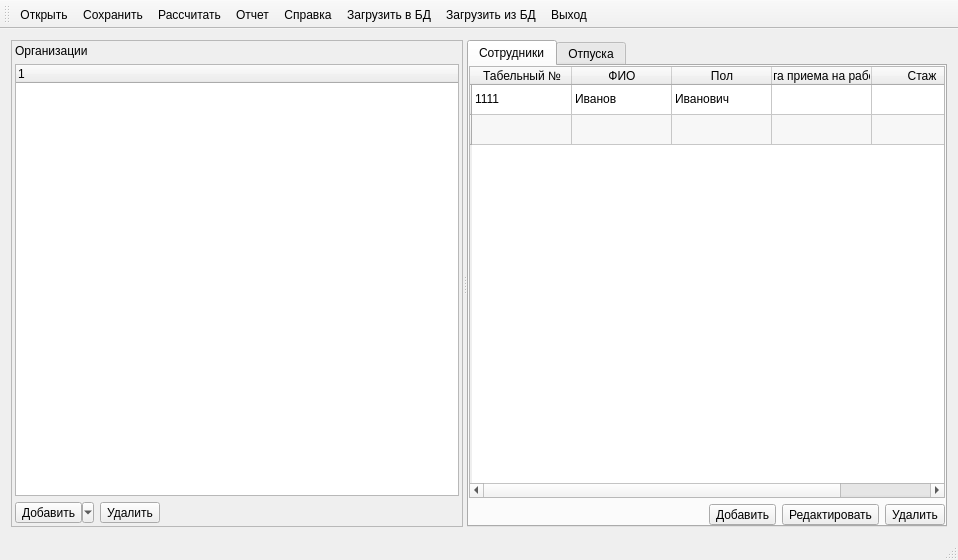
<?xml version="1.0" encoding="UTF-8"?>
<ui version="4.0">
 <class>StaffWindow</class>
 <widget class="QMainWindow" name="StaffWindow">
  <property name="geometry">
   <rect>
    <x>0</x>
    <y>0</y>
    <width>958</width>
    <height>560</height>
   </rect>
  </property>
  <property name="windowTitle">
   <string>Справочник сотрудников</string>
  </property>
  <property name="windowIcon">
   <iconset resource="icons.qrc">
    <normaloff>:/icon/avatar-default-symbolic.symbolic.png</normaloff>:/icon/avatar-default-symbolic.symbolic.png</iconset>
  </property>
  <widget class="QWidget" name="centralWidget">
   <layout class="QGridLayout" name="gridLayout">
    <item row="0" column="0">
     <widget class="QSplitter" name="splitter">
      <property name="orientation">
       <enum>Qt::Horizontal</enum>
      </property>
      <widget class="QFrame" name="frame">
       <property name="frameShape">
        <enum>QFrame::StyledPanel</enum>
       </property>
       <property name="frameShadow">
        <enum>QFrame::Raised</enum>
       </property>
       <layout class="QVBoxLayout" name="verticalLayout_4">
        <property name="spacing">
         <number>3</number>
        </property>
        <property name="leftMargin">
         <number>3</number>
        </property>
        <property name="topMargin">
         <number>3</number>
        </property>
        <property name="rightMargin">
         <number>3</number>
        </property>
        <property name="bottomMargin">
         <number>3</number>
        </property>
        <item>
         <layout class="QVBoxLayout" name="verticalLayout">
          <property name="leftMargin">
           <number>0</number>
          </property>
          <item>
           <widget class="QLabel" name="label_Org">
            <property name="text">
             <string>Организации</string>
            </property>
           </widget>
          </item>
          <item>
           <widget class="QTreeWidget" name="treeWidget_org">
            <property name="contextMenuPolicy">
             <enum>Qt::CustomContextMenu</enum>
            </property>
            <column>
             <property name="text">
              <string notr="true">1</string>
             </property>
            </column>
           </widget>
          </item>
          <item>
           <layout class="QHBoxLayout" name="horizontalLayout">
            <item>
             <widget class="QToolButton" name="toolButton_AddOrg">
              <property name="text">
               <string>Добавить</string>
              </property>
              <property name="icon">
               <iconset resource="icons.qrc">
                <normaloff>:/icon/document-new-symbolic.symbolic.png</normaloff>:/icon/document-new-symbolic.symbolic.png</iconset>
              </property>
              <property name="popupMode">
               <enum>QToolButton::MenuButtonPopup</enum>
              </property>
              <property name="toolButtonStyle">
               <enum>Qt::ToolButtonTextBesideIcon</enum>
              </property>
             </widget>
            </item>
            <item>
             <widget class="QToolButton" name="toolButton_DelOrg">
              <property name="enabled">
               <bool>true</bool>
              </property>
              <property name="text">
               <string>Удалить</string>
              </property>
              <property name="icon">
               <iconset resource="icons.qrc">
                <normaloff>:/icon/user-trash-symbolic.symbolic.png</normaloff>:/icon/user-trash-symbolic.symbolic.png</iconset>
              </property>
              <property name="toolButtonStyle">
               <enum>Qt::ToolButtonTextBesideIcon</enum>
              </property>
             </widget>
            </item>
            <item>
             <spacer name="horizontalSpacer">
              <property name="orientation">
               <enum>Qt::Horizontal</enum>
              </property>
              <property name="sizeHint" stdset="0">
               <size>
                <width>40</width>
                <height>20</height>
               </size>
              </property>
             </spacer>
            </item>
           </layout>
          </item>
         </layout>
        </item>
       </layout>
      </widget>
      <widget class="QTabWidget" name="tabWidget">
       <property name="currentIndex">
        <number>0</number>
       </property>
       <widget class="QWidget" name="tab_person">
        <attribute name="title">
         <string>Сотрудники</string>
        </attribute>
        <layout class="QVBoxLayout" name="verticalLayout_3">
         <property name="spacing">
          <number>0</number>
         </property>
         <property name="leftMargin">
          <number>0</number>
         </property>
         <property name="topMargin">
          <number>0</number>
         </property>
         <property name="rightMargin">
          <number>0</number>
         </property>
         <property name="bottomMargin">
          <number>0</number>
         </property>
         <item>
          <layout class="QVBoxLayout" name="verticalLayout_2">
           <item>
            <widget class="QTableWidget" name="tableWidget_Personal">
             <property name="editTriggers">
              <set>QAbstractItemView::NoEditTriggers</set>
             </property>
             <property name="alternatingRowColors">
              <bool>true</bool>
             </property>
             <property name="selectionMode">
              <enum>QAbstractItemView::SingleSelection</enum>
             </property>
             <property name="selectionBehavior">
              <enum>QAbstractItemView::SelectRows</enum>
             </property>
             <row>
              <property name="text">
               <string/>
              </property>
             </row>
             <row>
              <property name="text">
               <string/>
              </property>
             </row>
             <column>
              <property name="text">
               <string>Табельный №</string>
              </property>
             </column>
             <column>
              <property name="text">
               <string>ФИО</string>
              </property>
             </column>
             <column>
              <property name="text">
               <string>Пол</string>
              </property>
             </column>
             <column>
              <property name="text">
               <string>Дата приема на работу</string>
              </property>
             </column>
             <column>
              <property name="text">
               <string>Стаж</string>
              </property>
             </column>
             <item row="0" column="0">
              <property name="text">
               <string>1111</string>
              </property>
             </item>
             <item row="0" column="1">
              <property name="text">
               <string>Иванов</string>
              </property>
             </item>
             <item row="0" column="2">
              <property name="text">
               <string>Иванович</string>
              </property>
             </item>
             <item row="1" column="1">
              <property name="text">
               <string/>
              </property>
             </item>
            </widget>
           </item>
           <item>
            <layout class="QHBoxLayout" name="horizontalLayout_2">
             <item>
              <spacer name="horizontalSpacer_2">
               <property name="orientation">
                <enum>Qt::Horizontal</enum>
               </property>
               <property name="sizeHint" stdset="0">
                <size>
                 <width>40</width>
                 <height>20</height>
                </size>
               </property>
              </spacer>
             </item>
             <item>
              <widget class="QToolButton" name="toolButton_AddPer">
               <property name="text">
                <string>Добавить</string>
               </property>
               <property name="icon">
                <iconset resource="icons.qrc">
                 <normaloff>:/icon/document-new-symbolic.symbolic.png</normaloff>:/icon/document-new-symbolic.symbolic.png</iconset>
               </property>
               <property name="toolButtonStyle">
                <enum>Qt::ToolButtonTextBesideIcon</enum>
               </property>
              </widget>
             </item>
             <item>
              <widget class="QToolButton" name="toolButton_EditPer">
               <property name="text">
                <string>Редактировать</string>
               </property>
               <property name="icon">
                <iconset resource="icons.qrc">
                 <normaloff>:/icon/document-edit-symbolic.symbolic.png</normaloff>:/icon/document-edit-symbolic.symbolic.png</iconset>
               </property>
               <property name="toolButtonStyle">
                <enum>Qt::ToolButtonTextBesideIcon</enum>
               </property>
              </widget>
             </item>
             <item>
              <widget class="QToolButton" name="toolButton_DelPer">
               <property name="text">
                <string>Удалить</string>
               </property>
               <property name="icon">
                <iconset resource="icons.qrc">
                 <normaloff>:/icon/user-trash-symbolic.symbolic.png</normaloff>:/icon/user-trash-symbolic.symbolic.png</iconset>
               </property>
               <property name="toolButtonStyle">
                <enum>Qt::ToolButtonTextBesideIcon</enum>
               </property>
              </widget>
             </item>
            </layout>
           </item>
          </layout>
         </item>
        </layout>
       </widget>
       <widget class="QWidget" name="tab_holiday">
        <attribute name="title">
         <string>Отпуска</string>
        </attribute>
        <layout class="QVBoxLayout" name="verticalLayout_5">
         <property name="spacing">
          <number>0</number>
         </property>
         <property name="leftMargin">
          <number>0</number>
         </property>
         <property name="topMargin">
          <number>0</number>
         </property>
         <property name="rightMargin">
          <number>0</number>
         </property>
         <property name="bottomMargin">
          <number>0</number>
         </property>
         <item>
          <widget class="QTableWidget" name="tableWidget_holiday">
           <property name="selectionMode">
            <enum>QAbstractItemView::SingleSelection</enum>
           </property>
           <column>
            <property name="text">
             <string>Табельный №</string>
            </property>
           </column>
           <column>
            <property name="text">
             <string>ФИО</string>
            </property>
           </column>
           <column>
            <property name="text">
             <string>Подразделение</string>
            </property>
           </column>
           <column>
            <property name="text">
             <string>Дата начала</string>
            </property>
           </column>
           <column>
            <property name="text">
             <string>Продолжительность</string>
            </property>
           </column>
           <column>
            <property name="text">
             <string>Дата окончания</string>
            </property>
           </column>
          </widget>
         </item>
        </layout>
       </widget>
      </widget>
     </widget>
    </item>
   </layout>
  </widget>
  <widget class="QToolBar" name="mainToolBar">
   <property name="toolButtonStyle">
    <enum>Qt::ToolButtonTextUnderIcon</enum>
   </property>
   <property name="floatable">
    <bool>false</bool>
   </property>
   <attribute name="toolBarArea">
    <enum>TopToolBarArea</enum>
   </attribute>
   <attribute name="toolBarBreak">
    <bool>false</bool>
   </attribute>
   <addaction name="actionOpen"/>
   <addaction name="actionSave"/>
   <addaction name="actionCalc"/>
   <addaction name="actionRap"/>
   <addaction name="actionInfo"/>
   <addaction name="actionDataBase"/>
   <addaction name="actionFromDB"/>
   <addaction name="actionExit"/>
  </widget>
  <widget class="QStatusBar" name="statusBar"/>
  <action name="actionOpen">
   <property name="icon">
    <iconset resource="icons.qrc">
     <normaloff>:/icon/user-desktop-symbolic.symbolic.png</normaloff>:/icon/user-desktop-symbolic.symbolic.png</iconset>
   </property>
   <property name="text">
    <string>Открыть</string>
   </property>
   <property name="shortcut">
    <string>Ctrl+O</string>
   </property>
   <property name="menuRole">
    <enum>QAction::TextHeuristicRole</enum>
   </property>
  </action>
  <action name="actionExit">
   <property name="icon">
    <iconset resource="icons.qrc">
     <normaloff>:/icon/system-shutdown-symbolic.symbolic.png</normaloff>:/icon/system-shutdown-symbolic.symbolic.png</iconset>
   </property>
   <property name="text">
    <string>Выход</string>
   </property>
   <property name="shortcut">
    <string>Esc</string>
   </property>
  </action>
  <action name="actionSave">
   <property name="icon">
    <iconset resource="icons.qrc">
     <normaloff>:/icon/media-floppy-symbolic.symbolic.png</normaloff>:/icon/media-floppy-symbolic.symbolic.png</iconset>
   </property>
   <property name="text">
    <string>Сохранить</string>
   </property>
   <property name="shortcut">
    <string>Ctrl+S</string>
   </property>
  </action>
  <action name="actionCalc">
   <property name="icon">
    <iconset resource="icons.qrc">
     <normaloff>:/icon/accessories-calculator-symbolic.symbolic.png</normaloff>:/icon/accessories-calculator-symbolic.symbolic.png</iconset>
   </property>
   <property name="text">
    <string>Рассчитать</string>
   </property>
   <property name="shortcut">
    <string>Ctrl+R</string>
   </property>
  </action>
  <action name="actionRap">
   <property name="icon">
    <iconset resource="icons.qrc">
     <normaloff>:/icon/accessories-text-editor-symbolic.symbolic.png</normaloff>:/icon/accessories-text-editor-symbolic.symbolic.png</iconset>
   </property>
   <property name="text">
    <string>Отчет</string>
   </property>
   <property name="shortcut">
    <string>Ctrl+D</string>
   </property>
  </action>
  <action name="actionInfo">
   <property name="icon">
    <iconset resource="icons.qrc">
     <normaloff>:/icon/user-invisible-symbolic.symbolic.png</normaloff>:/icon/user-invisible-symbolic.symbolic.png</iconset>
   </property>
   <property name="text">
    <string>Справка</string>
   </property>
   <property name="shortcut">
    <string>Ctrl+I</string>
   </property>
  </action>
  <action name="actionDataBase">
   <property name="icon">
    <iconset resource="icons.qrc">
     <normaloff>:/icon/insert-object-symbolic.symbolic.png</normaloff>:/icon/insert-object-symbolic.symbolic.png</iconset>
   </property>
   <property name="text">
    <string>Загрузить в БД</string>
   </property>
   <property name="toolTip">
    <string>Загрузить в БД</string>
   </property>
  </action>
  <action name="actionFromDB">
   <property name="icon">
    <iconset resource="icons.qrc">
     <normaloff>:/icon/network-wired-symbolic.symbolic.png</normaloff>:/icon/network-wired-symbolic.symbolic.png</iconset>
   </property>
   <property name="text">
    <string>Загрузить из БД</string>
   </property>
  </action>
 </widget>
 <layoutdefault spacing="6" margin="11"/>
 <resources>
  <include location="icons.qrc"/>
 </resources>
 <connections/>
</ui>
